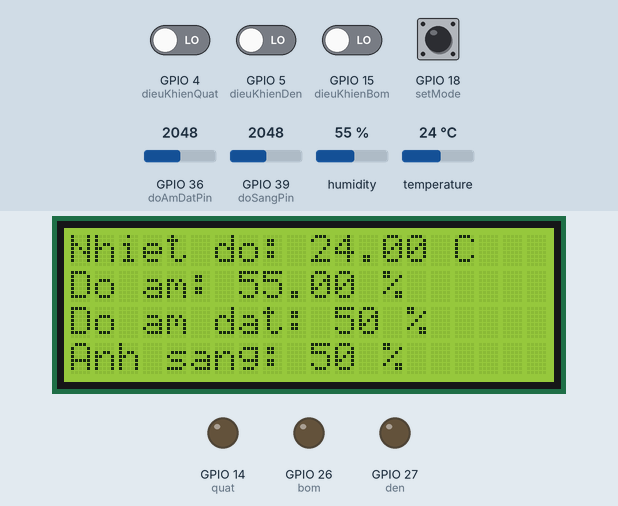
Bench run of a sketch on a simulated ESP32. On the bench: 20×4 character LCD, output pins drawn as LEDs (lit = HIGH). The inputs (shaded band) are chosen by the test bench; at power-on: GPIO 4 (dieuKhienQuat), GPIO 5 (dieuKhienDen), GPIO 15 (dieuKhienBom), GPIO 18 (setMode) LOW, GPIO 39 (doSangPin) = 2048, GPIO 36 (doAmDatPin) = 2048, humidity 55 %, temperature 24 °C. WiFi joins after 1.5 s; servers stay silent unless stated; random numbers use the default seed unless the sketch sets one; no MQTT or app messages arrive unless stated; what the sketch prints to the serial monitor is not drawn.

Above: at 2.7 s.
2.8 s: GPIO 39 (doSangPin) set to 442
At 5.9 s:
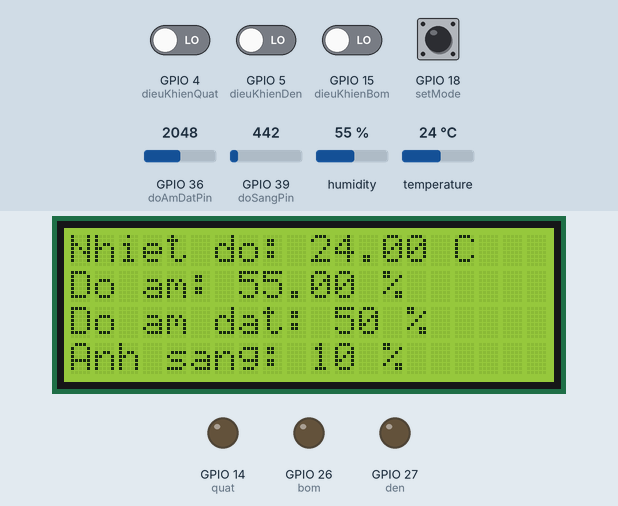
6.2 s: GPIO 39 (doSangPin) set to 385
At 8.5 s:
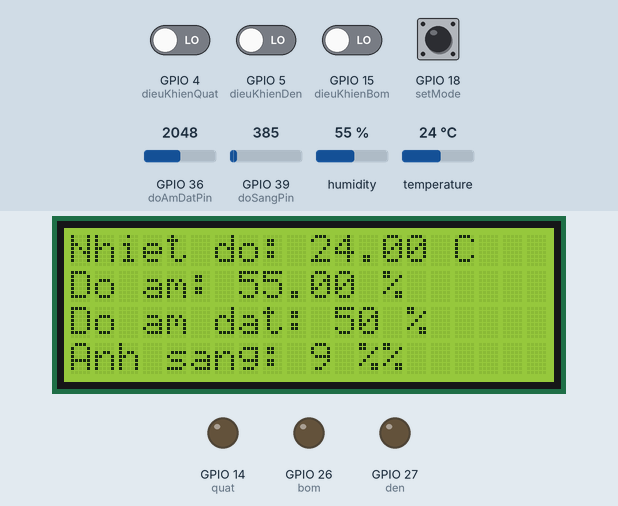
9.2 s: GPIO 4 (dieuKhienQuat) driven HIGH
At 10.4 s:
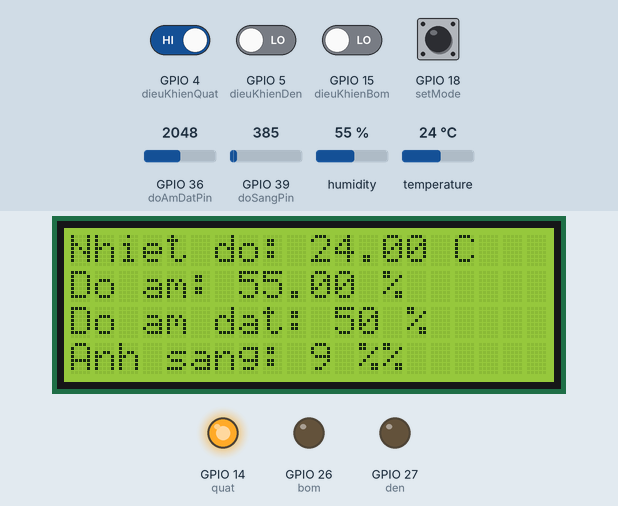
10.7 s: GPIO 5 (dieuKhienDen) driven HIGH
At 11.6 s:
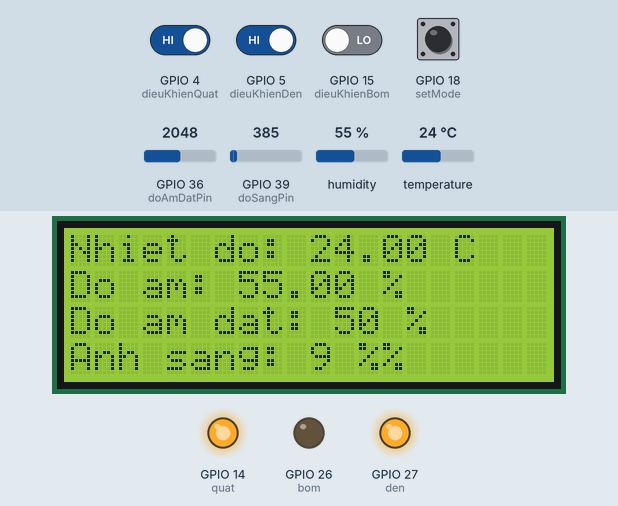
12.2 s: GPIO 15 (dieuKhienBom) driven HIGH
At 12.6 s:
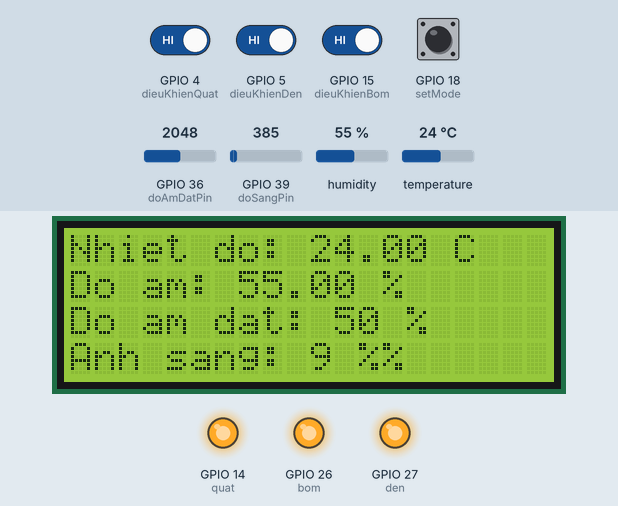
13.7 s: GPIO 18 (setMode) pulled HIGH for 0.15 s
At 17.8 s:
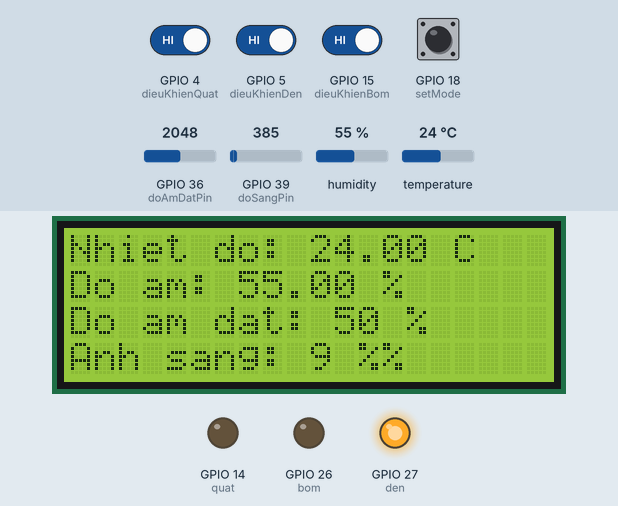
Timing chart, 0 to 19.1 s (numbered marks = the images above; inputs shaded):
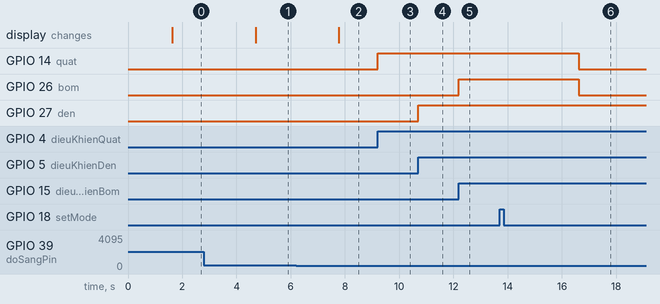

The sketch:

phac_code.ino
```cpp
#include <WiFi.h>
#include <Wire.h>
#include <DHT.h>
//#include <AsyncElegantOTA.h>
#include <LiquidCrystal_I2C.h>
#include <ArduinoJson.h>

//ota update
#include <WiFi.h>
//#include <AsyncTCP.h>
//#include <ESPAsyncWebServer.h>
//#include <AsyncElegantOTA.h>
#include <PubSubClient.h>
//


#define mqtt_server "broker.hivemq.com"
#define mqtt_user ""
#define mqtt_pwd ""
const uint16_t mqtt_port = 1883;


const char* ssid = "NCPhac";
const char* password = "12345678";

//AsyncWebServer server(80);


//dht pin define
#define DHTPIN 13
#define DHTTYPE DHT22
int doAmDatPin = 36;
int doSangPin = 39;
//cac thong so cua moi truong
int doAmDat = 0;
int doSang = 0;
float doAmMoiTruong = 0.0;
float nhietDoMoiTruong = 0.0;

int nguongDoSang = 80; //pham tram
float nguongNhietDoMoiTruong = 32; //float
int nguongDoAmDat = 0;

//khai bao data tu mqtt
int dataInt = 0;

//khai bao dht
DHT dht(DHTPIN, DHTTYPE);

//khai bao lcd i2c
LiquidCrystal_I2C lcd(0x27, 20, 4); //lcd i2c 20x04

//khai bao esp client mqtt
WiFiClient espClient;
PubSubClient client(espClient);

//khai bao nut nhan su dung

int setMode = 18 ;
int dieuKhienQuat = 4;
int dieuKhienDen = 5;
int dieuKhienBom = 15;

//khai bao, khoi tao chan output

int quat = 14;
int den = 27;
int bom = 26;

//khai bao topic
String mqtt_topic_infor_MT = "ngochatphac/inforMoitruong";//publish

String mqtt_topic_nguong_MT = "ngochatphac/nguongMoiTruong";//subcribe

String mqtt_topic_infor_TB = "ngochatphac/inforThietBi";//publish

String mqtt_topic_control_TB = "ngochatphac/controlThietBi";//subcribe


//khai bao button press counter
int buttonModePressCount = 0;
int buttonQuatPressCount = 0;
int buttonBomPressCount = 0;
int buttonDenPressCount = 0;

//define function
void pinInit();
void sensorInit();
void lcdInit();
void setUpWifi();
void setUpOTA();
void reconnect();
void callback(char* topic, byte* payload, unsigned int length);

//rtos
void taskInit();

//handle button
void handleButtonBomTask();

void readTemHumi(float &temp, float &humi);
void setup() {
  Serial.begin(115200);
  sensorInit();
  pinInit();
  lcdInit();
  setUpWifi();
  taskInit();
  client.setServer(mqtt_server, mqtt_port);
  client.setCallback(callback);
}

void loop() {

  //các thông số về môi trường
//  readTemHumi(nhietDoMoiTruong, doAmMoiTruong);
  doAmDat = 100 - (analogRead(doAmDatPin) * 100) / 4095;
  doSang = (analogRead(doSangPin) * 100) / 4095;
  //

  //chế độ điều khiển tự động
if(buttonModePressCount == 1)
{
  if(doAmDat < nguongDoAmDat)
  {
    digitalWrite(bom, HIGH);
  }
  else
    digitalWrite(bom, LOW);

  if(doSang < nguongDoSang)
  {
    digitalWrite(den, HIGH);
  }
  else
    digitalWrite(den, LOW);

  if(nhietDoMoiTruong > nguongNhietDoMoiTruong)
  {
    digitalWrite(quat, HIGH);
  }
  else
    digitalWrite(quat, LOW);
}

  vTaskDelay(3000 / portTICK_PERIOD_MS);
}

void pinInit()
{
  //pin input
  pinMode(setMode, INPUT);
  pinMode(dieuKhienQuat, INPUT);
  pinMode(dieuKhienDen, INPUT);
  pinMode(dieuKhienBom, INPUT);

  //pin output
  pinMode(quat, OUTPUT);
  pinMode(den, OUTPUT);
  pinMode(bom, OUTPUT);
}

void lcdInit()
{
  lcd.init();
  lcd.backlight();
}

void sensorInit()
{
  dht.begin();
}

void readTemHumi(float &temp, float &humi)
{
  temp = dht.readTemperature();
  humi = dht.readHumidity();
}

void setUpWifi()
{
  WiFi.mode(WIFI_STA);
  WiFi.begin(ssid, password);
  Serial.println("");

  // Wait for connection
  while (WiFi.status() != WL_CONNECTED) {
    delay(500);
    Serial.print(".");
  }
  Serial.println("");
  Serial.print("Connected to ");
  Serial.println(ssid);
  Serial.print("IP address: ");
  Serial.println(WiFi.localIP());
}

void taskInit()
{

  //
  sendMqttTask();
  sendValueTask();
  mqttLoopTask();

  //handle button task
  handleButtonQuatTask();
  handleButtonDenTask();
  handleButtonBomTask();
  handleButtonModeTask();
}

void mqttLoopTask()
{
  xTaskCreatePinnedToCore(  // Use xTaskCreate() in vanilla FreeRTOS
    mqttLoop,  // Function to be called
    "mqttLoop",   // Name of task
    4096,         // Stack size (bytes in ESP32, words in FreeRTOS)
    NULL,         // Parameter to pass to function
    1,            // Task priority (0 to configMAX_PRIORITIES - 1)
    NULL,         // Task handle
    1);
}

void mqttLoop(void *parameter) {
   vTaskDelay(200 / portTICK_PERIOD_MS);
  while (1) {
  if (!client.connected()) {
    reconnect();
  }
  client.loop();
  vTaskDelay(200 / portTICK_PERIOD_MS);
  }
}

void sendMqttTask()
{
  xTaskCreatePinnedToCore(  // Use xTaskCreate() in vanilla FreeRTOS
    sendMqtt,  // Function to be called
    "sendMqtt",   // Name of task
    2048,         // Stack size (bytes in ESP32, words in FreeRTOS)
    NULL,         // Parameter to pass to function
    1,            // Task priority (0 to configMAX_PRIORITIES - 1)
    NULL,         // Task handle
    1);
}


void sendMqtt(void *parameter) {
  while (1) {
  sendDataMQTT();
  vTaskDelay(3000 / portTICK_PERIOD_MS);
  }
}


//button mode handle
void handleButtonModeTask()
{
  xTaskCreatePinnedToCore(  // Use xTaskCreate() in vanilla FreeRTOS
    handleButtonMode,  // Function to be called
    "handleButtonMode",   // Name of task
    2048,         // Stack size (bytes in ESP32, words in FreeRTOS)
    NULL,         // Parameter to pass to function
    1,            // Task priority (0 to configMAX_PRIORITIES - 1)
    NULL,         // Task handle
    1);
}

void handleButtonMode(void *parameter) {
  while (1) {
    while (digitalRead(setMode) == HIGH);
    while (digitalRead(setMode) == LOW);
    buttonModePressCount ++;
    if (buttonModePressCount == 2)
    {
      buttonModePressCount = 0;
    }
    if (buttonModePressCount == 1)
    {
      client.publish(mqtt_topic_infor_TB.c_str(), "11");
    }
    else if (buttonModePressCount == 0)
    {
      client.publish(mqtt_topic_infor_TB.c_str(), "10");
    }
    vTaskDelay(200 / portTICK_PERIOD_MS);
  }
}
//button den handle
void handleButtonDenTask()
{
  xTaskCreatePinnedToCore(  // Use xTaskCreate() in vanilla FreeRTOS
    handleButtonDen,  // Function to be called
    "handleButtonDen",   // Name of task
    2048,         // Stack size (bytes in ESP32, words in FreeRTOS)
    NULL,         // Parameter to pass to function
    1,            // Task priority (0 to configMAX_PRIORITIES - 1)
    NULL,         // Task handle
    1);
}


void handleButtonDen(void *parameter) {
  while (1) {
    while (digitalRead(dieuKhienDen) == HIGH);
    while (digitalRead(dieuKhienDen) == LOW);
    buttonDenPressCount ++;
    if (buttonDenPressCount == 2)
    {
      buttonDenPressCount = 0;
    }
    if(buttonModePressCount == 0)
    {
      if (buttonDenPressCount == 1)
      {
        digitalWrite(den, HIGH);
        client.publish(mqtt_topic_infor_TB.c_str(), "21");
      }
      else if (buttonDenPressCount == 0)
      {
        digitalWrite(den, LOW);
        client.publish(mqtt_topic_infor_TB.c_str(), "20");
      }
    }
    vTaskDelay(200 / portTICK_PERIOD_MS);
  }
}
//button bom handle

void handleButtonBomTask()
{
  xTaskCreatePinnedToCore(  // Use xTaskCreate() in vanilla FreeRTOS
    handleButtonBom,  // Function to be called
    "handleButtonBom",   // Name of task
    2048,         // Stack size (bytes in ESP32, words in FreeRTOS)
    NULL,         // Parameter to pass to function
    1,            // Task priority (0 to configMAX_PRIORITIES - 1)
    NULL,         // Task handle
    1);
}

void handleButtonBom(void *parameter) {
  while (1) {
    while (digitalRead(dieuKhienBom) == HIGH);
    while (digitalRead(dieuKhienBom) == LOW);
    buttonBomPressCount ++;
    if (buttonBomPressCount == 2)
    {
      buttonBomPressCount = 0;
    }
    if(buttonModePressCount == 0)
    {
      if (buttonBomPressCount == 1)
      {
        digitalWrite(bom, HIGH);
        client.publish(mqtt_topic_infor_TB.c_str(), "31");
      }
      else if (buttonBomPressCount == 0)
      {
        digitalWrite(bom, LOW);
        client.publish(mqtt_topic_infor_TB.c_str(), "30");
      }
    }
    vTaskDelay(200 / portTICK_PERIOD_MS);
  }
}


//button quat handle
void handleButtonQuatTask()
{
  xTaskCreatePinnedToCore(  // Use xTaskCreate() in vanilla FreeRTOS
    handleButtonQuat,  // Function to be called
    "handleButton1",   // Name of task
    2048,         // Stack size (bytes in ESP32, words in FreeRTOS)
    NULL,         // Parameter to pass to function
    1,            // Task priority (0 to configMAX_PRIORITIES - 1)
    NULL,         // Task handle
    1);
}


void handleButtonQuat(void *parameter) {
  while (1) {
    while (digitalRead(dieuKhienQuat) == HIGH);
    while (digitalRead(dieuKhienQuat) == LOW);
    buttonQuatPressCount ++;
    if (buttonQuatPressCount == 2)
    {
      buttonQuatPressCount = 0;
    }
    if(buttonModePressCount == 0)
    {
      if (buttonQuatPressCount == 1)
      {
        digitalWrite(quat, HIGH);
        client.publish(mqtt_topic_infor_TB.c_str(), "41");
      }
      else if (buttonQuatPressCount == 0)
      {
        digitalWrite(quat, LOW);
        client.publish(mqtt_topic_infor_TB.c_str(), "40");
      }
    }
    vTaskDelay(200 / portTICK_PERIOD_MS);
  }
}
void sendValueTask()
{
  xTaskCreatePinnedToCore(  // Use xTaskCreate() in vanilla FreeRTOS
    sendValue,  // Function to be called
    "sendValue",   // Name of task
    4096,         // Stack size (bytes in ESP32, words in FreeRTOS)
    NULL,         // Parameter to pass to function
    5,            // Task priority (0 to configMAX_PRIORITIES - 1)
    NULL,         // Task handle
    1);
}


void sendValue(void *parameter) {
  while (1) {
    nhietDoMoiTruong = dht.readTemperature();
    doAmMoiTruong = dht.readHumidity();
    lcd.setCursor(0, 0);
    char cANhietDo[20];
    char cADoAm[20];
    sprintf(cANhietDo, "Nhiet do: %0.2f C", nhietDoMoiTruong);
    sprintf(cADoAm, "Do am: %0.2f %c ", doAmMoiTruong, '%');
    lcd.print(cANhietDo);
    lcd.setCursor(0, 1);
    lcd.print(cADoAm);

    lcd.setCursor(0, 2);
    char cADoAmDat[20];
    sprintf(cADoAmDat, "Do am dat: %d %c ", doAmDat, '%');
    lcd.print(cADoAmDat);
    lcd.setCursor(0, 3);
    char cADoSang[20];
    sprintf(cADoSang, "Anh sang: %d %c", doSang , '%');
    lcd.print(cADoSang);

    //send data to mqtt
    vTaskDelay(3000 / portTICK_PERIOD_MS);
  }
}

void reconnect()
{

  while (!client.connected())
  {
    String clientId = String(random(0xffff), HEX);
    if (client.connect(clientId.c_str(), mqtt_user, mqtt_pwd))
    {
      Serial.println("Connected MQTT");
      client.subscribe( mqtt_topic_nguong_MT.c_str());
      client.subscribe( mqtt_topic_control_TB.c_str());
//    return client.connected();
    }
    else
    {
      Serial.println("Không thể kết nối MQTT ");
      delay(3000);
    }
  }
}

void sendDataMQTT()
{
  DynamicJsonDocument doc(1024);
  char inforMoiTruongBuff[256];
  doc["nhietdo"] = nhietDoMoiTruong;
  doc["doammoitruong"]   = doAmMoiTruong;
  doc["doamdat"] = doAmDat;
  doc["dosang"] = doSang;
  serializeJson(doc, inforMoiTruongBuff);
  client.publish(mqtt_topic_infor_MT.c_str(), inforMoiTruongBuff);


  DynamicJsonDocument doc2(1024);
  char inforThietBiBuff[256];
  doc2["mode"] =   buttonModePressCount;
  doc2["quat"] =   buttonQuatPressCount;
  doc2["den"]   =   buttonDenPressCount;
  doc2["bom"] =   buttonBomPressCount;
  doc2["nguongnhietdo"] = nguongNhietDoMoiTruong;
  doc2["nguonganhsang"] = nguongDoSang;
  doc2["nguongdoamdat"] = nguongDoAmDat;
  serializeJson(doc2, inforThietBiBuff);
  client.publish(mqtt_topic_infor_TB.c_str(), inforThietBiBuff);
}

void callback(char* topic, byte* payload, unsigned int length)
{

  /*
   *  10- mode man
      11- mode auto
      20- đèn tắt
      21- đèn bật
      30 - bơm tắt
      31 - bơm bật
      40- quạt tắt
      41 - quạt bật
   */

  if(strcmp(topic, mqtt_topic_control_TB.c_str()) == 0)
  {
    String Data = "";
    for (int i = 0; i < length; i++)
    {
      Data += (char)payload[i]; // abcde
    }
    dataInt = Data.toInt();
    Serial.println(dataInt);
    ///button set mode
    if (dataInt == 10)
    {
       buttonModePressCount = 0;
       client.publish(mqtt_topic_infor_TB.c_str(), "10");
    }
    else if (dataInt == 11)
    {
       buttonModePressCount = 1;
       client.publish(mqtt_topic_infor_TB.c_str(), "11");
    }
    if(buttonModePressCount == 0)
    {
      if (dataInt == 20)
      {
         digitalWrite(den, LOW);
         buttonDenPressCount = 0;
         client.publish(mqtt_topic_infor_TB.c_str(), "20");
      }
      else if (dataInt == 21)
      {
         digitalWrite(den, HIGH);
         buttonDenPressCount = 1;
         client.publish(mqtt_topic_infor_TB.c_str(), "21");
      }
      else if (dataInt == 30)
      {
         digitalWrite(bom, LOW);
         buttonBomPressCount = 0;
         client.publish(mqtt_topic_infor_TB.c_str(), "30");
      }
      else if (dataInt == 31)
      {
         digitalWrite(bom, HIGH);
         buttonBomPressCount = 1;
         client.publish(mqtt_topic_infor_TB.c_str(), "31");
      }
      else if (dataInt == 40)
      {
         digitalWrite(quat, LOW);
         buttonQuatPressCount = 0;
         client.publish(mqtt_topic_infor_TB.c_str(), "40");
      }
      else if (dataInt == 41)
      {
         digitalWrite(quat, HIGH);
         buttonQuatPressCount = 1;
         client.publish(mqtt_topic_infor_TB.c_str(), "41");
      }
    }
  }

  else if(strcmp(topic, mqtt_topic_nguong_MT.c_str()) == 0)
  {
    String Data = "";
    for (int i = 0; i < length; i++)
    {
      Data += (char)payload[i]; // abcde
    }
    Serial.println(Data.toFloat());
    Serial.println(payload[length-1]);

    if(payload[length-1] == 67)
      nguongDoSang = Data.toFloat(); //pham tram
    else if(payload[length-1] == 66)
      nguongDoAmDat = Data.toFloat();
    else if(payload[length-1] == 65)
      nguongNhietDoMoiTruong = Data.toFloat(); //float
  }
}
```

Measured:
- the behaviour switches between 410 and 409 on GPIO 39 (doSangPin) (found by bisection; images 1 and 2)
- after the input at 2.8 s, the display: changes after 1.9 s (image 1)
- after the input at 6.2 s, the display: changes after 1.6 s (image 2)
- after the input at 9.2 s, GPIO 14 (quat): LOW → HIGH at once
- after the input at 10.7 s, GPIO 27 (den): LOW → HIGH at once
- after the input at 12.2 s, GPIO 26 (bom): LOW → HIGH at once
- after the input at 13.7 s, GPIO 14 (quat), GPIO 26 (bom): HIGH → LOW after 2.9 s
